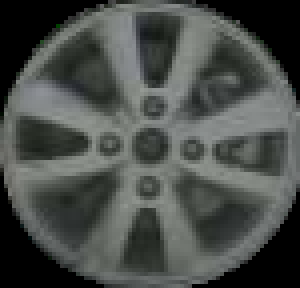
#> input picture 学习数字图像/005B.png, 75 x 72 px (shown 4 times larger)
$ python '腐蚀形态.py'
#> lines starting #> are read from the running program, lines starting #| are printed output that depends on the picture
import cv2
import numpy as np
from scipy.signal import find_peaks
import matplotlib.pyplot as plt
import os
import matplotlib
matplotlib.use('TkAgg')

# 读取图像并进行腐蚀操作
def preprocess_image(image_path):
    # 读取图像
#> called with image_path = '005B.png'
    image = cv2.imread(image_path, cv2.IMREAD_GRAYSCALE)
#> image: shape (72, 75); min 0, max 151, mean 75.3
    # 检查图像是否成功读取
    if image is None:
        print("无法读取图像，请检查图像路径和文件名是否正确。")
        return None, None
    # 定义腐蚀操作的结构元素
    kernel = np.ones((2, 2), np.uint8)
    # 进行腐蚀操作
    eroded_image = cv2.erode(image, kernel, iterations=1)
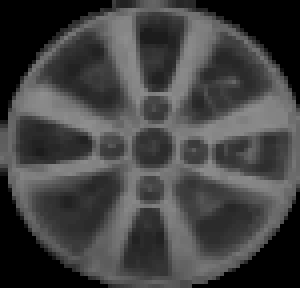
#> eroded_image: shape (72, 75) (shown 4 times larger); min 0, max 143, mean 65.7
    return image, eroded_image
# 计算辐条数量
def calculate_spoke_count(eroded_image):
    # 进行二维傅里叶变换
    f = np.fft.fft2(eroded_image)
    # 频谱中心化
    fshift = np.fft.fftshift(f)
    # 计算频谱幅度
    magnitude_spectrum = 20 * np.log(np.abs(fshift) + 1e-10)  # 避免 log(0) 警告
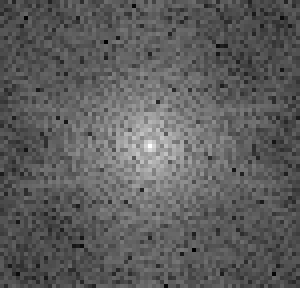
#> magnitude_spectrum: shape (72, 75) float64 (shown 4 times larger); min 46.61, max 255.6, mean 123.6; drawn with min black and max white

    # 找到频谱中心
    rows, cols = eroded_image.shape
#> rows = 72; cols = 75
    crow, ccol = rows // 2, cols // 2
#> crow = 36; ccol = 37

    # 动态调整环形区域半径
    radius_inner = int(min(rows, cols) * 0.1)  # 适当减小内半径
#> radius_inner = 7
    radius_outer = int(min(rows, cols) * 0.6)  # 适当减小外半径
#> radius_outer = 43

    # 提取频谱的环形区域
    mask = np.zeros((rows, cols), np.uint8)
    y, x = np.ogrid[:rows, :cols]
#> y = 72 values from 0 to 71
    mask_area = (x - ccol) ** 2 + (y - crow) ** 2 <= radius_outer ** 2
    mask_area &= (x - ccol) ** 2 + (y - crow) ** 2 >= radius_inner ** 2
    mask[mask_area] = 1
    fshift_masked = fshift * mask
    magnitude_spectrum_masked = 20 * np.log(np.abs(fshift_masked) + 1e-10)  # 避免 log(0) 警告
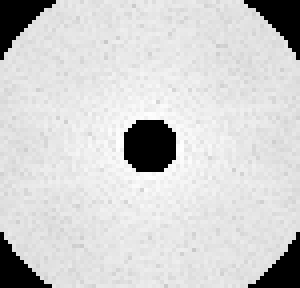
#> magnitude_spectrum_masked: shape (72, 75) float64 (shown 4 times larger); min -460.5, max 185.8, mean 68.6; drawn with min black and max white

    # 计算角度方向上的能量分布
    angles = np.linspace(0, 2 * np.pi, 360)
    energy_angles = []
    for angle in angles:
        x = int(ccol + radius_outer * np.cos(angle))
        y = int(crow + radius_outer * np.sin(angle))
        # 边界检查
        if 0 <= y < rows and 0 <= x < cols:
            energy_angles.append(magnitude_spectrum_masked[y, x])
        else:
            energy_angles.append(0)  # 超出边界则赋值为 0
#> after the loop, energy_angles = 360 values, max 127.7 at index 300, min -460.5 at index 124, mean -61.92

    # 找到能量分布的峰值
    peaks, _ = find_peaks(energy_angles, height=5, distance=20)
#> peaks = [45, 123, 146, 208, 238, 300, 322]

    # 计算相邻峰值之间的平均角度间隔
    if len(peaks) > 1:
        peak_angles = [angles[i] for i in peaks]
#> peak_angles = [0.788, 2.15, 2.56, 3.64, 4.17, 5.25, 5.64]
        angle_differences = np.diff(peak_angles)
#> angle_differences = [1.37, 0.403, 1.09, 0.525, 1.09, 0.385]
        average_angle_difference = np.mean(angle_differences)
#> average_angle_difference = 0.808
        # 根据平均角度间隔推测完整的辐条数量
        total_spoke_count = int(2 * np.pi / average_angle_difference)
#> total_spoke_count = 7
    else:
        total_spoke_count = len(peaks)

    return total_spoke_count, magnitude_spectrum_masked
# 主函数
if __name__ == "__main__":
    image_path = '005B.png'  # 替换为实际图像路径
    original_image, eroded_image = preprocess_image(image_path)

    if original_image is not None:
        spoke_count, magnitude_spectrum_masked = calculate_spoke_count(eroded_image)
#> spoke_count = 7
        print(f"轮毂的辐条数: {spoke_count}")
#| 轮毂的辐条数: 7

        # 显示原始图像、腐蚀后的图像和频谱
        plt.figure(figsize=(15, 5))

        plt.subplot(131)
        plt.imshow(original_image, cmap='gray')
        plt.title('原始图像')
        plt.axis('off')

        plt.subplot(132)
        plt.imshow(eroded_image, cmap='gray')
        plt.title('腐蚀后的图像')
        plt.axis('off')

        plt.subplot(133)
        plt.imshow(magnitude_spectrum_masked, cmap='gray')
        plt.title('频谱（环形区域）')
        plt.axis('off')

        plt.show()
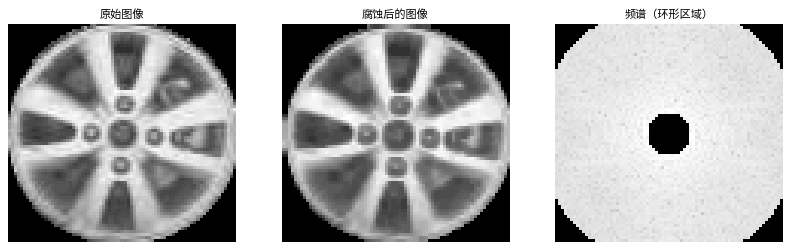
#> figure drawn by matplotlib, 3 panels

$ run again, with 学习数字图像/006A.png copied over 学习数字图像/005B.png
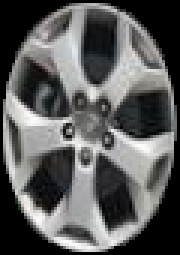
#> input picture 学习数字图像/006A.png, 60 x 85 px (shown 3 times larger)
#> in calculate_spoke_count, `magnitude_spectrum_masked = 20 * np.log(np.abs(fshift_masked) + 1e-10)`:
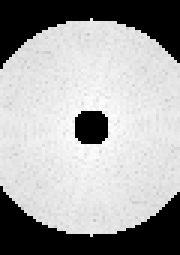
#> magnitude_spectrum_masked: shape (85, 60) float64 (shown 3 times larger); min -460.5, max 202.1, mean -32.9; drawn with min black and max white
#> after the loop in calculate_spoke_count, `for angle in angles:`: energy_angles = 360 values, max 150.7 at index 92, min -460.5 at index 103, mean -116.4
#> peaks = [38, 66, 92, 115, 146, 210, 270, 297, 320]
#> peak_angles = [0.665, 1.16, 1.61, 2.01, 2.56, 3.68, 4.73, 5.2, 5.6]
#> angle_differences = [0.49, 0.455, 0.403, 0.543, 1.12, 1.05, 0.473, 0.403]
#> average_angle_difference = 0.617
#> total_spoke_count = 10
#| 轮毂的辐条数: 10
#> `plt.show()`:
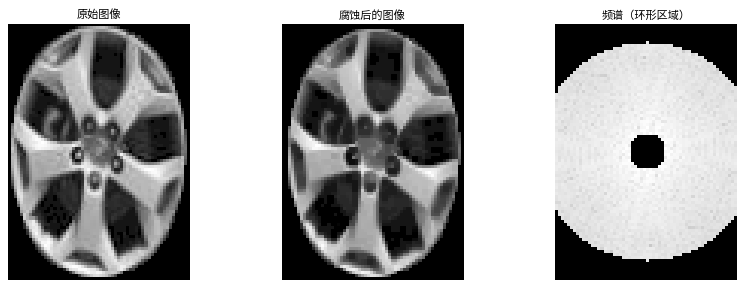
#> figure drawn by matplotlib, 3 panels

$ run again, with 学习数字图像/006A1.png copied over 学习数字图像/005B.png
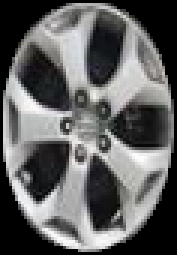
#> input picture 学习数字图像/006A1.png, 59 x 85 px (shown 3 times larger)
#> in calculate_spoke_count, `magnitude_spectrum_masked = 20 * np.log(np.abs(fshift_masked) + 1e-10)`:
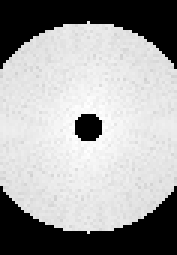
#> magnitude_spectrum_masked: shape (85, 59) float64 (shown 3 times larger); min -460.5, max 201.4, mean -38.6; drawn with min black and max white
#> after the loop in calculate_spoke_count, `for angle in angles:`: energy_angles = 360 values, max 150.7 at index 270, min -460.5 at index 103, mean -83.51
#> peaks = [34, 57, 77, 98, 135, 211, 270, 297, 327]
#> peak_angles = [0.595, 0.998, 1.35, 1.72, 2.36, 3.69, 4.73, 5.2, 5.72]
#> angle_differences = [0.403, 0.35, 0.368, 0.648, 1.33, 1.03, 0.473, 0.525]
#> average_angle_difference = 0.641
#> total_spoke_count = 9
#| 轮毂的辐条数: 9
#> `plt.show()`:
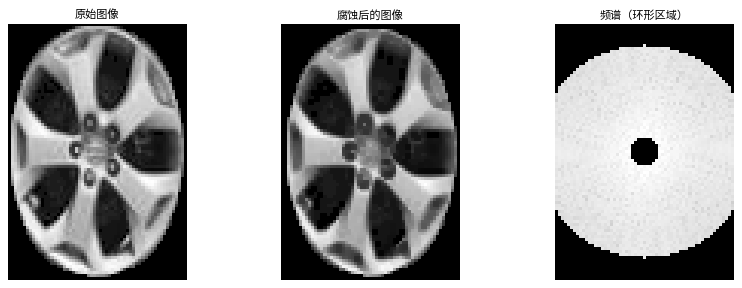
#> figure drawn by matplotlib, 3 panels
